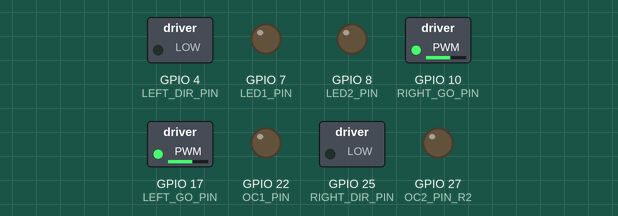
Recording of a program running on a simulated Raspberry Pi (BCM pin numbers). On the bench: switched loads named in the program (green lamp = pin HIGH), output pins drawn as LEDs (lit = HIGH). At 11.0 s the program stops and its outputs stay as they are.

Above: at 0.1 s.
At 5.6 s:
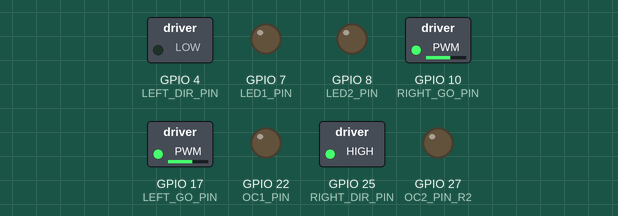
At 8.1 s:
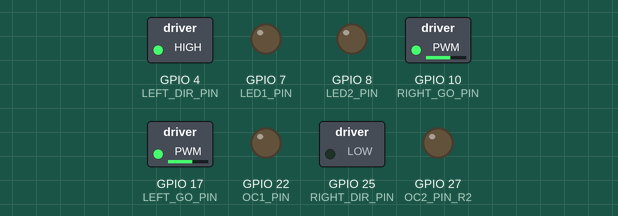
At 11.1 s:
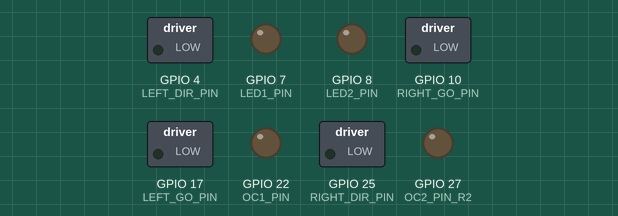
Timing chart, 0 to 12.5 s (numbered marks = the images above):
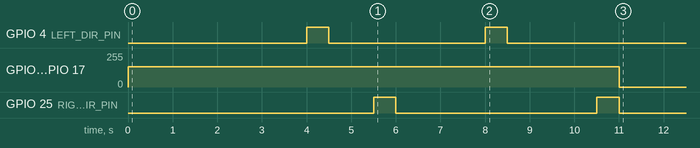

The program:

zigzag_robot.py
```python
#Sequence Robot

from rrb2 import *
#import time, random

rr = RRB2()

motor_speed = 0.6

rr.forward(4, motor_speed)
rr.right(0.5, motor_speed)
rr.forward(1, motor_speed)
rr.left(0.5, motor_speed)
rr.forward(2, motor_speed)
rr.right(0.5, motor_speed)
rr.forward(2, motor_speed)
rr.left(0.5, motor_speed)
```

rrb2.py
```python
#rrb2.py Library

import RPi.GPIO as GPIO
import time

class RRB2:

    LEFT_GO_PIN = 17
    LEFT_DIR_PIN = 4
    RIGHT_GO_PIN = 10
    RIGHT_DIR_PIN = 25
    SW1_PIN = 11
    SW2_PIN = 9
    LED1_PIN = 7
    LED2_PIN = 8
    OC1_PIN = 22
    OC2_PIN = 27
    OC2_PIN_R1 = 21
    OC2_PIN_R2 = 27
    TRIGGER_PIN = 18
    ECHO_PIN = 23
    left_pwm = 0
    right_pwm = 0

    def __init__(self, revision=2):
        GPIO.setmode(GPIO.BCM)
        GPIO.setwarnings(False)

        GPIO.setup(self.LEFT_GO_PIN, GPIO.OUT)
        self.left_pwm = GPIO.PWM(self.LEFT_GO_PIN, 500)
        self.left_pwm.start(0)
        GPIO.setup(self.LEFT_DIR_PIN, GPIO.OUT)
        GPIO.setup(self.RIGHT_GO_PIN, GPIO.OUT)
        self.right_pwm = GPIO.PWM(self.RIGHT_GO_PIN, 500)
        self.right_pwm.start(0)
        GPIO.setup(self.RIGHT_DIR_PIN, GPIO.OUT)

        GPIO.setup(self.LED1_PIN, GPIO.OUT)
        GPIO.setup(self.LED2_PIN, GPIO.OUT)

        GPIO.setup(self.OC1_PIN, GPIO.OUT)
        if revision == 1:
            self.OC2_PIN = self.OC2_PIN_R1
        else:
            self.OC2_PIN = self.OC2_PIN_R2

        GPIO.setup(self.OC2_PIN_R2, GPIO.OUT)

        GPIO.setup(self.SW1_PIN, GPIO.IN)
        GPIO.setup(self.SW2_PIN, GPIO.IN)
        GPIO.setup(self.TRIGGER_PIN, GPIO.OUT)
        GPIO.setup(self.ECHO_PIN, GPIO.IN)


    def set_motors(self, left_go, left_dir, right_go, right_dir):
        self.left_pwm.ChangeDutyCycle(left_go * 100)
        GPIO.output(self.LEFT_DIR_PIN, left_dir)
        self.right_pwm.ChangeDutyCycle(right_go * 100)
        GPIO.output(self.RIGHT_DIR_PIN, right_dir)

    def forward(self, seconds=0, speed=0.5):
        self.set_motors(speed, 0, speed, 0)
        if seconds > 0:
            time.sleep(seconds)
            self.stop()

    def stop(self):
        self.set_motors(0, 0, 0, 0)

    def reverse(self, seconds=0, speed=0.5):
        self.set_motors(speed, 1, speed, 1)
        if seconds > 0:
            time.sleep(seconds)
            self.stop()

    def left(self, seconds=0, speed=0.5):
        self.set_motors(speed, 0, speed, 1)
        if seconds > 0:
            time.sleep(seconds)
            self.stop()

    def right(self, seconds=0, speed=0.5):
        self.set_motors(speed, 1, speed, 0)
        if seconds > 0:
            time.sleep(seconds)
            self.stop()

    def sw1_closed(self):
        return not GPIO.input(self.SW1_PIN)

    def sw2_closed(self):
        return not GPIO.input(self.SW2_PIN)

    def set_led1(self, state):
        GPIO.output(self.LED1_PIN, state)

    def set_led2(self, state):
        GPIO.output(self.LED2_PIN, state)

    def set_oc1(self, state):
        GPIO.output(self.OC1_PIN, state)

    def set_oc2(self, state):
        GPIO.output(self.OC2_PIN, state)

    def _send_trigger_pulse(self):
        GPIO.output(self.TRIGGER_PIN, True)
        time.sleep(0.0001)
        GPIO.output(self.TRIGGER_PIN, False)

    def _wait_for_echo(self, value, timeout):
        count = timeout
        while GPIO.input(self.ECHO_PIN) != value and count > 0:
            count = count - 1

    def get_distance(self):
        self._send_trigger_pulse()
        self._wait_for_echo(True, 10000)
        start = time.time()
        self._wait_for_echo(False, 10000)
        finish = time.time()
        pulse_len = finish - start
        distance_cm = pulse_len / 0.000058
        return distance_cm
```
